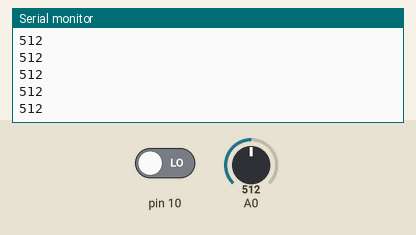
Bench run of a sketch on a simulated Arduino Uno, built with avr-gcc and run on an emulated ATmega328P. Parts: the last lines printed to the serial monitor. The inputs (shaded band) are chosen by the test bench; at power-on: A0 = 512, pin 10 LOW.

Above: at 1.2 s.
1.3 s: A0 set to 716
At 2.3 s:
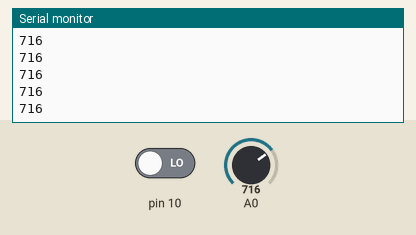
2.8 s: A0 set to 760
At 3.3 s:
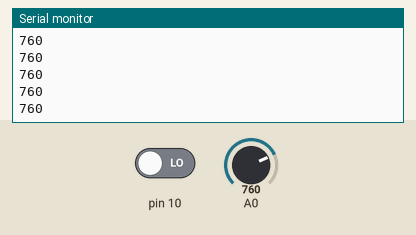
Timing chart, 0 to 5.8 s (numbered marks = the images above; inputs shaded):
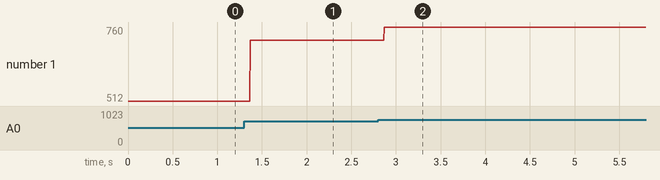

Measured:
- after the input at 1.3 s, the serial monitor: prints a new line after 0.07 s (image 1)
- after the input at 2.8 s, the serial monitor: prints a new line after 0.07 s (image 2)
- plotted number 1: 512 → 716 after the input at 1.3 s, 716 → 760 after the input at 2.8 s

The sketch:

gas_sensor.ino
```cpp
int a,b;
void setup() {
  // put your setup code here, to run once:
  pinMode(A0,INPUT);
  pinMode(10,INPUT);
  Serial.begin(9600);

}

void loop() {
  // put your main code here, to run repeatedly:
  a=digitalRead(10);
  b=analogRead(A0);
 Serial.println(b);
 if(b>=750)
 digitalWrite(9,HIGH);
 else
 digitalWrite(9,LOW);


}
```
